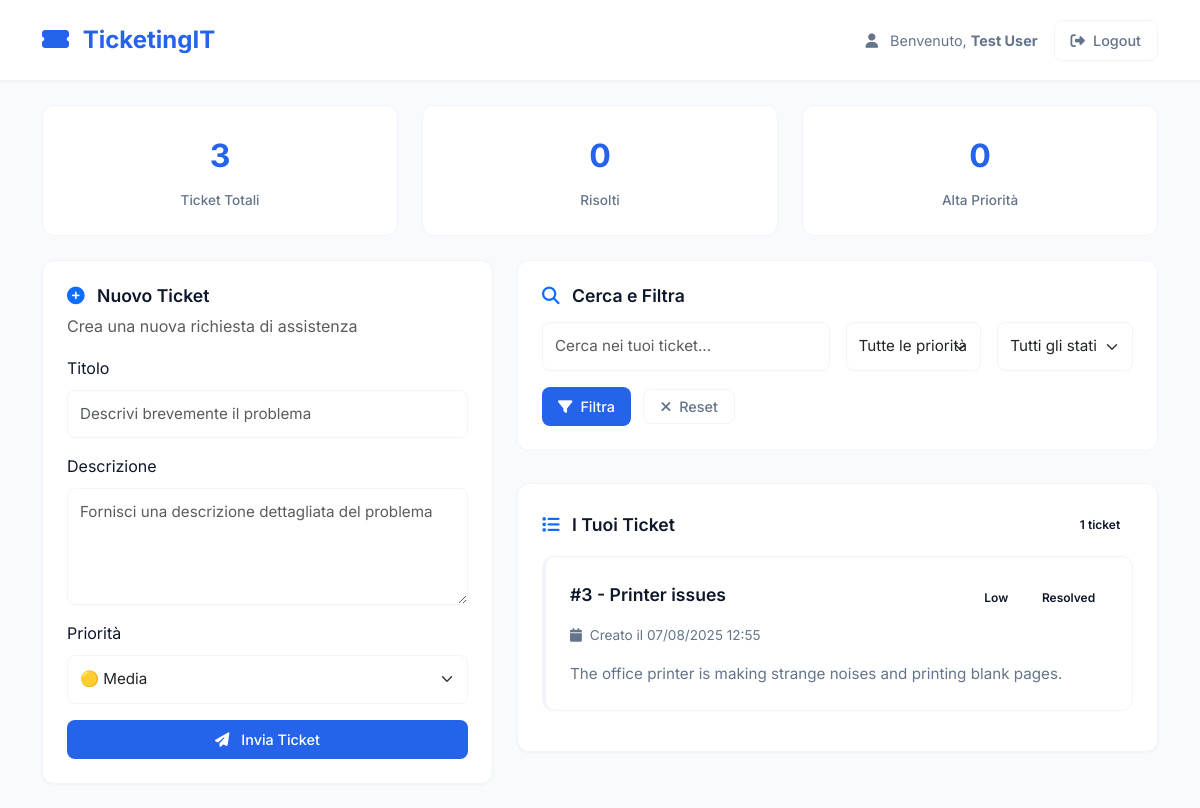
/user_dashboard.php?priority=low (signed in), run on the app's committed database.
### tables this page shows
CREATE TABLE tickets (
    id INT PRIMARY KEY AUTO_INCREMENT,
    user_id INT NOT NULL,
    title VARCHAR(255) NOT NULL,
    description TEXT NOT NULL,
    priority ENUM('low', 'medium', 'high', 'urgent') DEFAULT 'medium',
    status ENUM('pending', 'in_progress', 'resolved', 'closed') DEFAULT 'pending',
    created_at TIMESTAMP DEFAULT CURRENT_TIMESTAMP,
    updated_at TIMESTAMP DEFAULT CURRENT_TIMESTAMP ON UPDATE CURRENT_TIMESTAMP,
    resolved_at TIMESTAMP NULL,
    admin_notes TEXT NULL,
    FOREIGN KEY (user_id) REFERENCES users(id) ON DELETE CASCADE,
    INDEX idx_user_id (user_id),
    INDEX idx_status (status),
    INDEX idx_priority (priority),
    INDEX idx_created_at (created_at)
);

### user_dashboard.php (the view, shortened to what this page needs)
<?php
require_once 'email_notifications.php';
$search = $_GET['search'] ?? '';
$filter_priority = $_GET['priority'] ?? '';
$where_conditions = ["user_id = ?"];
$params = [$_SESSION['user_id']];
if (!empty($filter_priority)) {
    $where_conditions[] = "priority = ?";
    $params[] = $filter_priority;
}
$where_clause = implode(' AND ', $where_conditions);
$stmt = $pdo->prepare("SELECT * FROM tickets WHERE $where_clause ORDER BY created_at DESC");
$stmt->execute($params);
$tickets = $stmt->fetchAll();
$stats_stmt = $pdo->prepare("
    SELECT
        COUNT(*) as total,
        SUM(CASE WHEN status = 'risolto' THEN 1 ELSE 0 END) as resolved,
        SUM(CASE WHEN priority = 'alta' THEN 1 ELSE 0 END) as `high_priority`
    FROM tickets WHERE user_id = ?
");
$stats_stmt->execute([$_SESSION['user_id']]);
$stats = $stats_stmt->fetch();
?>
<!DOCTYPE html>
<html lang="it">
<head>
    <link href="https://cdn.jsdelivr.net/npm/bootstrap@5.3.0/dist/css/bootstrap.min.css" rel="stylesheet">
    <link href="https://cdnjs.cloudflare.com/ajax/libs/font-awesome/6.4.0/css/all.min.css" rel="stylesheet">
</head>
<body>
    <nav class="navbar navbar-expand-lg navbar-clean">
        <div class="container">
            <a class="navbar-brand" href="index.php">
                <i class="fas fa-ticket-alt me-2"></i>
                TicketingIT
            </a>
            <div class="d-flex align-items-center gap-3">
                <div class="user-info">
                    <i class="fas fa-user me-2"></i>
                    Benvenuto, <strong><?= htmlspecialchars($_SESSION['name']) ?></strong>
                </div>
                <a href="logout.php" class="btn-outline-clean">
                    <i class="fas fa-sign-out-alt me-2"></i>Logout
                </a>
            </div>
        </div>
    </nav>
    <div class="container mt-4">
        <div class="row g-4 mb-4">
            <div class="col-md-4">
                <div class="stats-card">
                    <span class="stats-number"><?= $stats['total'] ?></span>
                    <div class="stats-label">Ticket Totali</div>
                </div>
            </div>
            <div class="col-md-4">
                <div class="stats-card">
                    <span class="stats-number"><?= $stats['resolved'] ?></span>
                    <div class="stats-label">Risolti</div>
                </div>
            </div>
            <div class="col-md-4">
                <div class="stats-card">
                    <span class="stats-number"><?= $stats['high_priority'] ?></span>
                    <div class="stats-label">Alta Priorità</div>
                </div>
            </div>
        </div>
        <div class="row g-4">
            <div class="col-lg-5">
                <div class="card-clean">
                    <h3 class="card-title">
                        <i class="fas fa-plus-circle me-2 text-primary"></i>
                        Nuovo Ticket
                    </h3>
                    <p class="text-muted mb-3">Crea una nuova richiesta di assistenza</p>
                    <form method="POST">
                        <div class="mb-3">
                            <label for="title" class="form-label">Titolo</label>
                            <input type="text" class="form-control" id="title" name="title"
                                   placeholder="Descrivi brevemente il problema" required>
                        </div>
                        <div class="mb-3">
                            <label for="description" class="form-label">Descrizione</label>
                            <textarea class="form-control" id="description" name="description" rows="4"
                                      placeholder="Fornisci una descrizione dettagliata del problema" required></textarea>
                        </div>
                        <div class="mb-3">
                            <label for="priority" class="form-label">Priorità</label>
                            <select class="form-select" id="priority" name="priority">
                                <option value="media" selected>🟡 Media</option>
                            </select>
                        </div>
                        <button type="submit" name="create_ticket" class="btn-clean w-100">
                            <i class="fas fa-paper-plane me-2"></i>
                            Invia Ticket
                        </button>
                    </form>
                </div>
            </div>
            <div class="col-lg-7">
                <div class="search-container">
                    <h4 class="search-title">
                        <i class="fas fa-search me-2 text-primary"></i>
                        Cerca e Filtra
                    </h4>
                    <form method="GET" class="row g-3">
                        <div class="col-md-6">
                            <input type="text" name="search" class="form-control"
                                   placeholder="Cerca nei tuoi ticket..."
                                   value="<?= htmlspecialchars($search) ?>">
                        </div>
                        <div class="col-md-3">
                            <select name="priority" class="form-select">
                                <option value="">Tutte le priorità</option>
                            </select>
                        </div>
                        <div class="col-md-3">
                            <select name="status" class="form-select">
                                <option value="">Tutti gli stati</option>
                            </select>
                        </div>
                        <div class="col-12">
                            <button type="submit" class="btn-clean me-2">
                                <i class="fas fa-filter me-2"></i>Filtra
                            </button>
                            <a href="user_dashboard.php" class="btn-outline-clean">
                                <i class="fas fa-times me-2"></i>Reset
                            </a>
                        </div>
                    </form>
                </div>
                <div class="card-clean">
                    <div class="d-flex justify-content-between align-items-center mb-3">
                        <h4 class="card-title mb-0">
                            <i class="fas fa-list me-2 text-primary"></i>
                            I Tuoi Ticket
                        </h4>
                        <span class="badge-clean badge-secondary"><?= count($tickets) ?> ticket</span>
                    </div>
                    <?php if (empty($tickets)): ?>
                        <div class="text-center py-4">
                            <i class="fas fa-inbox fa-3x text-muted mb-3"></i>
                            <h6 class="text-muted">Nessun ticket trovato</h6>
                            <p class="text-muted">Non hai ancora creato ticket o nessun ticket corrisponde ai filtri.</p>
                        </div>
                    <?php else: ?>
                        <?php foreach ($tickets as $ticket): ?>
                            <div class="ticket-item priority-<?= $ticket['priority'] ?>">
                                <div class="d-flex justify-content-between align-items-start mb-2">
                                    <div class="ticket-title">
                                        #<?= $ticket['id'] ?> - <?= htmlspecialchars($ticket['title']) ?>
                                    </div>
                                    <div class="d-flex gap-2">
                                        <span class="badge-clean badge-<?= $ticket['priority'] ?>">
                                            <?= ucfirst($ticket['priority']) ?>
                                        </span>
                                        <span class="badge-clean badge-<?= $ticket['status'] ?>">
                                            <?= ucfirst(str_replace('_', ' ', $ticket['status'])) ?>
                                        </span>
                                    </div>
                                </div>
                                <div class="ticket-meta">
                                    <i class="fas fa-calendar me-1"></i>
                                    Creato il <?= date('d/m/Y H:i', strtotime($ticket['created_at'])) ?>
                                </div>
                                <div class="ticket-description">
                                    <?= htmlspecialchars(substr($ticket['description'], 0, 150)) ?><?= strlen($ticket['description']) > 150 ? '...' : '' ?>
                                </div>
                            </div>
                        <?php endforeach; ?>
                    <?php endif; ?>
                </div>
            </div>
        </div>
    </div>
</body>
</html>

### user_dashboard.php (style rules this page uses)
:root { --primary-color: #2563eb; --secondary-color: #64748b; --accent-color: #0ea5e9; --success-color: #10b981; --warning-color: #f59e0b; --danger-color: #ef4444; --gray-50: #f8fafc; --gray-100: #f1f5f9; --gray-900: #0f172a; }
body { font-family: 'Inter', sans-serif; background: var(--gray-50); color: var(--gray-900); line-height: 1.6; }
.navbar-clean { background: white; border-bottom: 1px solid var(--gray-100); box-shadow: 0 1px 3px rgba(0, 0, 0, 0.05); padding: 1rem 0; }
.navbar-brand { font-weight: 700; color: var(--primary-color) !important; font-size: 1.5rem; }
.user-info { color: var(--secondary-color); font-size: 0.9rem; }
.btn-clean { background: var(--primary-color); border: none; border-radius: 8px; padding: 0.5rem 1rem; color: white; text-decoration: none; font-weight: 500; transition: all 0.2s ease; font-size: 0.9rem; }
.btn-outline-clean { border: 1px solid var(--gray-100); color: var(--secondary-color); background: white; border-radius: 8px; padding: 0.5rem 1rem; text-decoration: none; font-weight: 500; transition: all 0.2s ease; font-size: 0.9rem; }
.card-clean { background: white; border: 1px solid var(--gray-100); border-radius: 12px; padding: 1.5rem; box-shadow: 0 1px 3px rgba(0, 0, 0, 0.04); transition: all 0.3s ease; margin-bottom: 1.5rem; }
.card-title { font-size: 1.1rem; font-weight: 600; color: var(--gray-900); margin-bottom: 0.5rem; }
.form-control { border: 1px solid var(--gray-100); border-radius: 8px; padding: 0.75rem; font-size: 0.95rem; transition: all 0.2s ease; }
.form-select { border: 1px solid var(--gray-100); border-radius: 8px; padding: 0.75rem; font-size: 0.95rem; }
.stats-card { background: white; border: 1px solid var(--gray-100); border-radius: 12px; padding: 1.5rem; text-align: center; transition: all 0.3s ease; }
.stats-number { font-size: 2rem; font-weight: 700; color: var(--primary-color); display: block; margin-bottom: 0.5rem; }
.stats-label { color: var(--secondary-color); font-size: 0.85rem; font-weight: 500; }
.ticket-item { background: white; border: 1px solid var(--gray-100); border-radius: 12px; padding: 1.5rem; margin-bottom: 1rem; transition: all 0.3s ease; border-left: 4px solid var(--gray-100); }
.ticket-title { font-size: 1.1rem; font-weight: 600; color: var(--gray-900); margin-bottom: 0.5rem; }
.ticket-meta { color: var(--secondary-color); font-size: 0.85rem; margin-bottom: 1rem; }
.ticket-description { color: var(--secondary-color); font-size: 0.95rem; line-height: 1.5; }
.badge-clean { padding: 0.4rem 0.8rem; border-radius: 20px; font-size: 0.75rem; font-weight: 600; }
.search-container { background: white; border: 1px solid var(--gray-100); border-radius: 12px; padding: 1.5rem; margin-bottom: 2rem; }
.search-title { font-size: 1.1rem; font-weight: 600; color: var(--gray-900); margin-bottom: 1rem; }

### data on the page
tickets: id "3", title "Printer issues", priority "Low", status "Resolved", created_at "07/08/2025 12:55", description "The office printer is making strange noises and printing blank pages."

### other printed values
$_SESSION['name'] "Test User"
$stats['total'] "3"
$stats['resolved'] "0"
$stats['high_priority'] "0"
count($tickets) "1"
